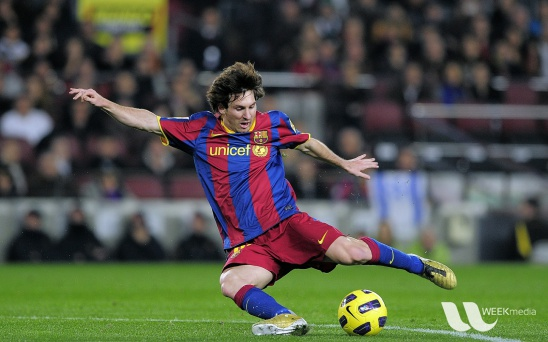
#> input picture Image_processing_py_codes/messi.jpg, 548 x 342 px
$ python 10.Histogram_backprojection.py
#> lines starting #> are read from the running program, lines starting #| are printed output that depends on the picture; after the words box and inside, x2 and y2 are one past the last pixel; in counts of white or black regions, pixels touching at a corner belong together
import cv2 as cv
import numpy as np
from matplotlib import pyplot as plt

img = cv.imread('messi.jpg')
#> img is the input picture: shape (342, 548, 3); mean B, G, R 72.4, 86, 82.2
cv.imshow("image",img)

# It is used for image segmentation or finding objects of interest in an image. In simple words, it creates an image of the same size (but single channel) as that of our input image, where each pixel corresponds to the probability of that pixel belonging to our object. In more simpler worlds, the output image will have our object of interest in more white compared to remaining part.
# Histogram Backprojection is used with camshift algorithm
# We create a histogram of an image containing our object of interest. The object should fill the image as far as possible for better results. And a color histogram is preferred over grayscale histogram, because color of the object is a better way to define the object than its grayscale intensity. We then "back-project" this histogram over our test image where we need to find the object, ie in other words, we calculate the probability of every pixel belonging to the object and show it. The resulting output on proper thresholding gives us the object alone.

### 1.USING NUMPY

# Extract the object you want to track from the image
# roi is the object or region of object we need to find
roi = img[266:318,21:150]
cv.imshow("i",roi)
hsv_obj = cv.cvtColor(roi,cv.COLOR_BGR2HSV)
#> hsv_obj: shape (52, 129, 3); mean H, S, V 44.8, 171.9, 141.5

# img is the image we search in
hsv_img = cv.cvtColor(img,cv.COLOR_BGR2HSV)
#> hsv_img: shape (342, 548, 3); mean H, S, V 82.7, 87.7, 100.4

# First we need to calculate the color histogram of both the object we need to find (let it be 'M') and the image where we are going to search (let it be 'I').
M = cv.calcHist([hsv_obj],[0, 1], None, [180, 256], [0, 180, 0, 256] )
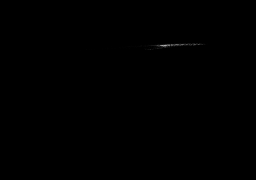
#> M: shape (180, 256) float32; min 0, max 175, mean 0.1
I = cv.calcHist([hsv_img],[0, 1], None, [180, 256], [0, 180, 0, 256] )

# Find the ratio R = M/I. Then backproject R, ie use R as palette and create a new image with every pixel as its corresponding probability of being target. ie B(x,y) = R[h(x,y),s(x,y)] where h is hue and s is saturation of the pixel at (x,y). After that apply the condition B(x,y)=min[B(x,y),1].
R = M/I
h,s,v = cv.split(hsv_img)
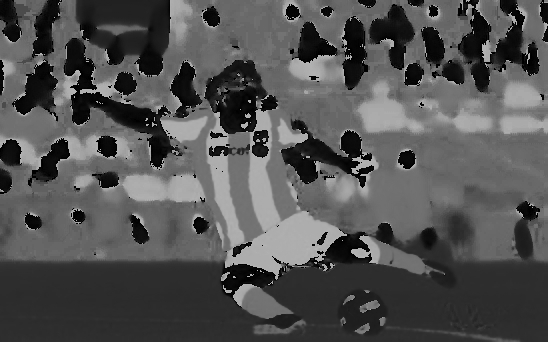
#> h: shape (342, 548); min 0, max 179, mean 82.7
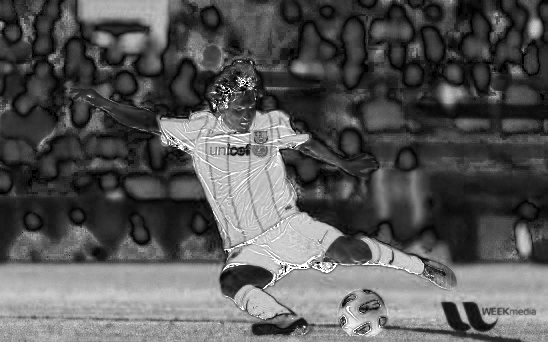
#> s: shape (342, 548); min 0, max 255, mean 87.7
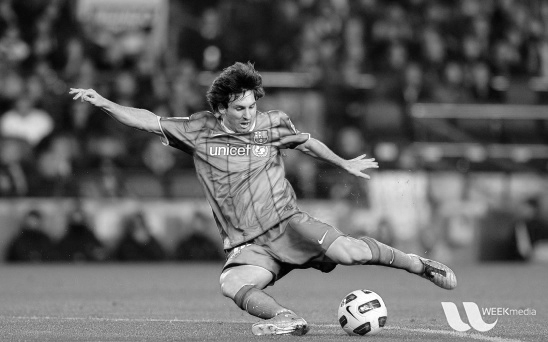
#> v: shape (342, 548); min 0, max 255, mean 100.4
B = R[h.ravel(),s.ravel()]
B = np.minimum(B,1)
B = B.reshape(hsv_img.shape[:2])

# Now apply a convolution with a circular disc, B=D∗B, where D is the disc kernel.
disc = cv.getStructuringElement(cv.MORPH_ELLIPSE,(5,5))
cv.filter2D(B,-1,disc,B)
B = np.uint8(B)
# Normalizes the norm or value range of an array. The function cv::normalize normalizes scale and shift the input array elements so that ||dst||Lp = alpha (where p=Inf, 1 or 2) when normType=NORM_INF, NORM_L1, or NORM_L2, respectively; or so that                 minIdst(I) = alpha,maxIdst(I)=beta
# dst = cv.normalize( src, dst[, alpha[, beta[, norm_type[, dtype[, mask]]]]] )
# alpha - norm value to normalize to or the lower range boundary in case of the range normalization.
# beta - upper range boundary in case of the range normalization; it is not used for the norm normalization.
# norm_type - normalization type (see cv::NormTypes).
cv.normalize(B,B,0,255,cv.NORM_MINMAX)

#Now the location of maximum intensity gives us the location of object. If we are expecting a region in the image, thresholding for a suitable value gives a nice result.
ret,thresh = cv.threshold(B,10,255,0)
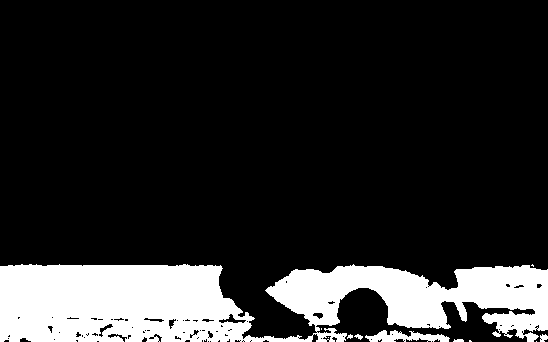
#> thresh: shape (342, 548); 16.5% white; 11 white regions (6 under 20 px), largest, box (x1, y1, x2, y2) and area: (0, 264, 548, 342) 30198, (365, 330, 450, 342) 580, (540, 334, 548, 342) 46, (354, 334, 363, 340) 28, (453, 339, 464, 342) 28

cv.imshow("segmented ground",thresh)

### 2.USING OPENCV

# OpenCV provides an inbuilt function cv.calcBackProject(). Its parameters are almost same as the cv.calcHist() function. One of its parameter is histogram which is histogram of the object and we have to find it. Also, the object histogram should be normalized before passing on to the backproject function. It returns the probability image. Then we convolve the image with a disc kernel and apply threshold.

# calculating object histogram
roihist = cv.calcHist([hsv_obj],[0, 1], None, [180, 256], [0, 180, 0, 256] )

# normalize histogram and apply backprojection
cv.normalize(roihist,roihist,0,255,cv.NORM_MINMAX)
#> roihist: shape (180, 256) float32; 0.65% of pixels changed, all inside (x1, y1, x2, y2) = (80, 42, 208, 51)
# dst =	cv.calcBackProject(	images, channels, hist, ranges, scale[, dst] )
dst = cv.calcBackProject([hsv_img],[0,1],roihist,[0,180,0,256],1)

# Now convolute with circular disc
disc = cv.getStructuringElement(cv.MORPH_ELLIPSE,(5,5))
cv.filter2D(dst,-1,disc,dst)
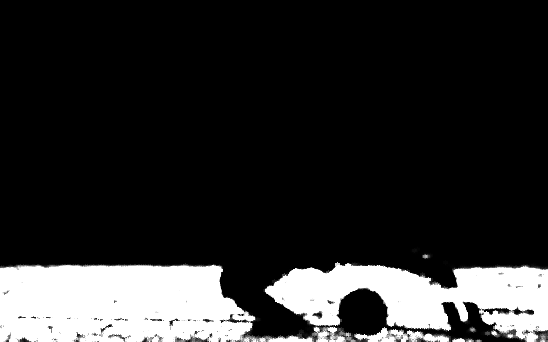
#> dst: shape (342, 548); min 0, max 255, mean 43.2

# threshold and binary AND
ret,thresh = cv.threshold(dst,50,255,0)
#> thresh: shape (342, 548); 17.7% white; 9 white regions (4 under 20 px), largest, box (x1, y1, x2, y2) and area: (0, 262, 548, 342) 33047, (452, 338, 474, 342) 68, (491, 330, 500, 337) 38, (422, 254, 430, 259) 26, (470, 327, 476, 332) 23
thresh = cv.merge((thresh,thresh,thresh))
res = cv.bitwise_and(img,thresh)
res = np.vstack((img,thresh,res))
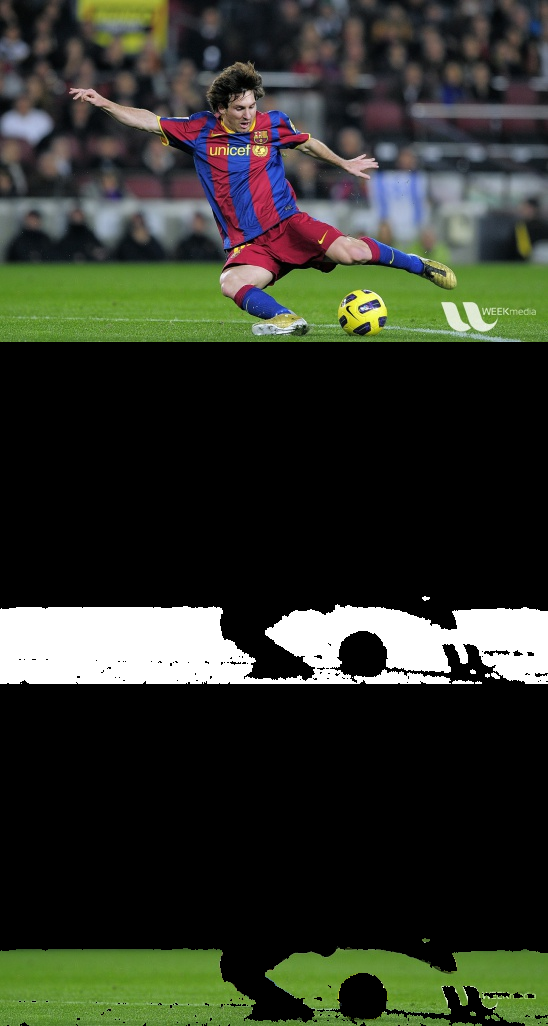
#> res: shape (1026, 548, 3); mean B, G, R 42.2, 52.2, 48.2
cv.imshow('result OpenCV',res)

if cv.waitKey(0) & 0xFF == ord('c'): cv.destroyAllWindows()

$ run again, with Image_processing_py_codes/apple.jpg copied over Image_processing_py_codes/messi.jpg
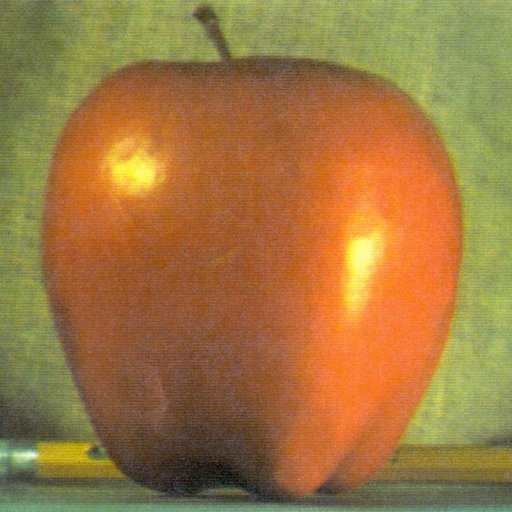
#> input picture Image_processing_py_codes/apple.jpg, 512 x 512 px
#> img is the input picture: shape (512, 512, 3); mean B, G, R 64.8, 119.7, 159.1
#> hsv_obj: shape (52, 129, 3); mean H, S, V 15.5, 160.2, 149.2
#> hsv_img: shape (512, 512, 3); mean H, S, V 21.7, 145.4, 163
#> `ret,thresh = cv.threshold(B,10,255,0)`:
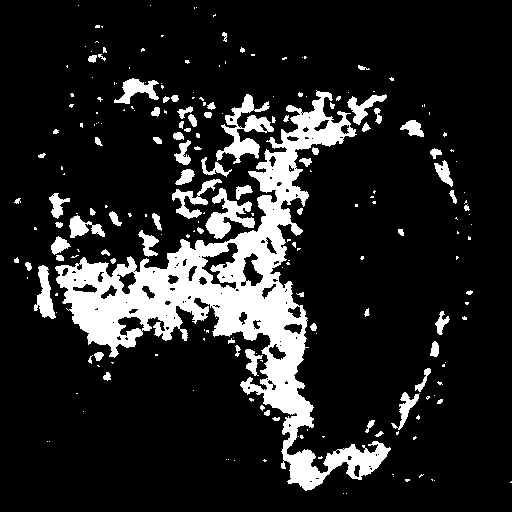
#> thresh: shape (512, 512); 14.4% white; 224 white regions (145 under 20 px), largest, box (x1, y1, x2, y2) and area: (55, 90, 391, 491) 26490, (216, 94, 274, 164) 1461, (205, 188, 255, 239) 1072
#> roihist: shape (180, 256) float32; min 0, max 255, mean 0.4
#> `res = np.vstack((img,thresh,res))`:
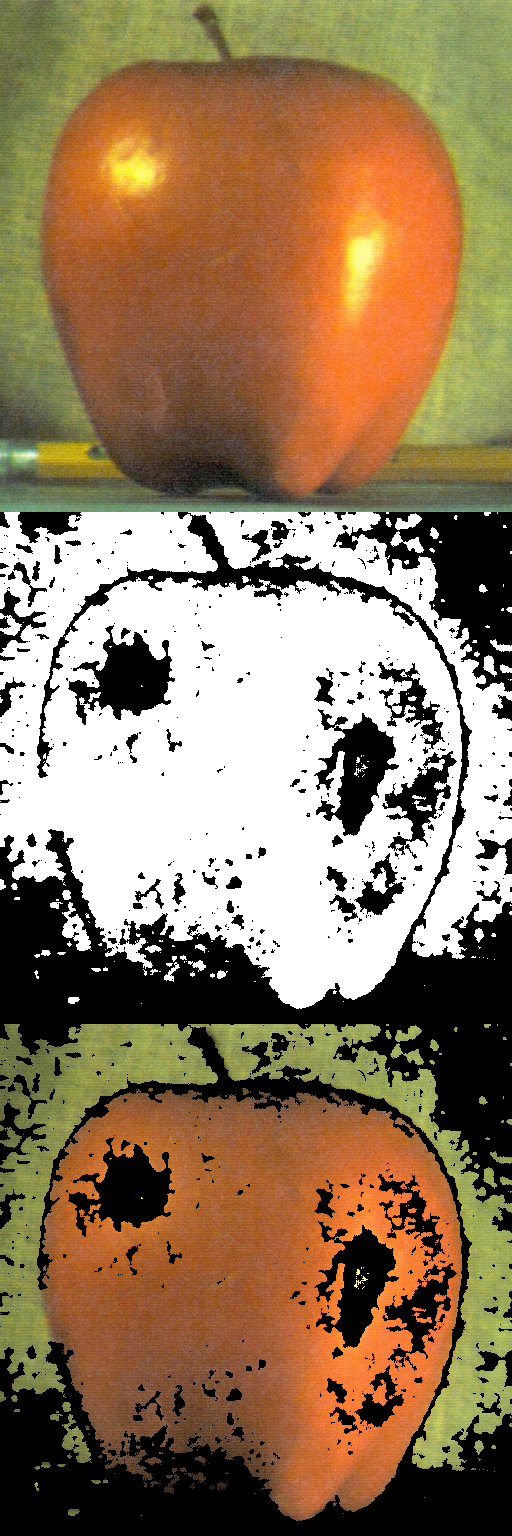
#> res: shape (1536, 512, 3); mean B, G, R 91.2, 121.6, 145.8
